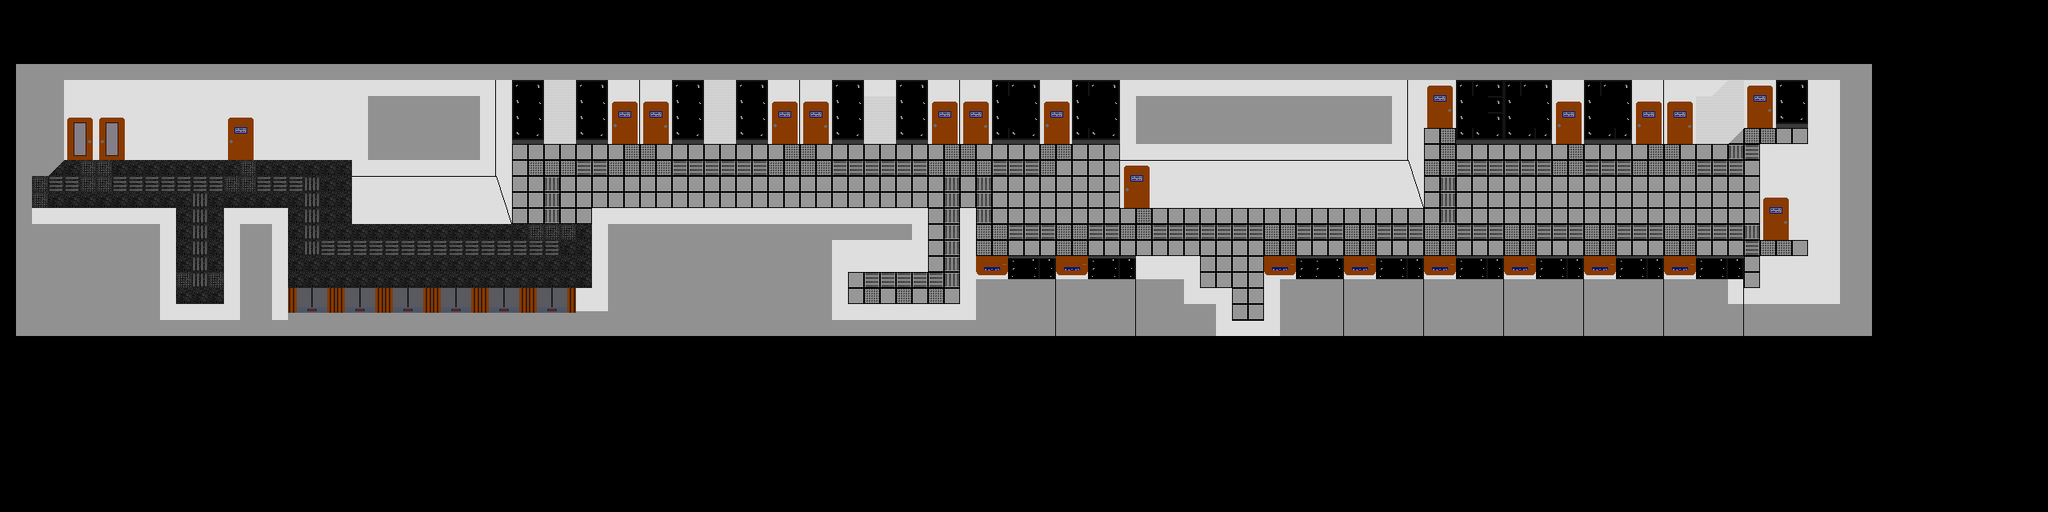

This game map was drawn from its Tiled (.tmx) file and the tilesets committed beside it. A one-line description and the trimmed map source follow:
An orthogonal 128x32 tile map with 20x20 px tiles, 3 tile layers (Ground, Walls, Assets) and 324 objects (16x Item, Spawnpoint).

<map version="1.10" tiledversion="1.10.2" orientation="orthogonal" renderorder="right-down" width="128" height="32" tilewidth="20" tileheight="20" infinite="0" nextlayerid="16" nextobjectid="1345">
 <tileset firstgid="1" source="Emaptale.tsx" />
 <layer id="2" name="Ground" width="128" height="32">
  <data>[4096 cells, 598 non-empty, 3 distinct tile ids]</data>
 </layer>
 <layer id="1" name="Walls" width="128" height="32">
  <data>[4096 cells, 1414 non-empty, 35 distinct tile ids]</data>
 </layer>
 <layer id="3" name="Assets" width="128" height="32">
  <data>[4096 cells, 381 non-empty, 40 distinct tile ids]</data>
 </layer>
 <objectgroup id="4" name="WallsColider" opacity="0.9" offsetx="0" offsety="3">
  <object id="22" x="59.0522" y="144.5" width="401.191" height="30.9091" />
  <object id="23" x="440.055" y="177.125" width="19.3091" height="77.491" />
  <object id="24" x="459.017" y="239.039" width="160.841" height="15.5611" />
  <object id="25" x="619.309" y="119.5" width="19.8817" height="135.094" />
  <object id="28" x="639" y="123" width="764.727" height="31.5" />
  <object id="29" x="1400" y="120" width="20" height="78.3632" />
  <object id="32" x="1759.5" y="114.25" width="19" height="83.9375" />
  <object id="33" x="1778.63" y="113.5" width="41.4375" height="18.5" />
  <object id="34" x="1820" y="114" width="338.5" height="41.5" />
  <object id="35" x="2181.25" y="108" width="117.25" height="27.9091" />
  <object id="37" x="2262" y="129.159" width="21.75" height="52.0909" />
  <object id="39" x="2260" y="268" width="20" height="69.5" />
  <object id="40" x="2201" y="319" width="59.8182" height="41.75" />
  <object id="41" x="2178.45" y="358.875" width="24.2727" height="18.625" />
  <object id="45" x="1580" y="320" height="1" />
  <object id="47" x="1532.41" y="399.682" width="56.4545" height="4.5" />
  <object id="51" x="1494.55" y="360.386" width="44.9545" height="39.4545" />
  <object id="52" x="1220.5" y="318.591" width="278.5" height="47.1818" />
  <object id="53" x="1200" y="259.5" width="18.5" height="139" />
  <object id="54" x="740.75" y="258.5" width="416.148" height="54.6667" />
  <object id="55" x="1039.25" y="314.061" width="20" height="84.9394" />
  <object id="56" x="1053.75" y="378.736" width="157" height="20.1522" />
  <object id="59" x="740.75" y="314.083" width="20.5" height="75.6667" />
  <object id="64" x="280.5" y="259.864" width="80" height="138.636" />
  <object id="65" x="216.625" y="378.409" width="66.375" height="19.5909" />
  <object id="66" x="22" y="168" width="18" height="114.5" />
  <object id="67" x="37" y="259.86" width="182.5" height="136.955" />
  <object id="451" x="2021.14" y="221.368" width="177.918" height="25.8835" />
  <object id="452" x="2199.67" y="178.375" width="83.7803" height="97.2465" />
  <object id="454" x="1580" y="318.59" width="22.3333" height="80.4606" />
  <object id="455" x="1601.25" y="318.59" width="577.75" height="54.0833" />
  <object id="458" x="356.625" y="359.182" width="386.875" height="38.8182" />
  <object id="464" x="40.5" y="175.25" width="19.5" height="16.375" />
  <object id="484" x="1962.13" y="225.61" width="17.1293" height="34.4364" />
  <object id="485" x="1981.06" y="225.616" width="15.498" height="34.4526" />
  <object id="527" x="638.682" y="152.64" width="115.682" height="11.36" />
  <object id="547" x="847.273" y="152.636" width="89.6364" height="11.3636" />
  <object id="555" x="1400.05" y="198" width="378.442" height="36.75" />
  <object id="825" x="47.9375" y="191.656" width="9.71875" height="5.71875" />
  <object id="835" x="1872.45" y="155.273" width="14.3636" height="4.09091" />
  <object id="836" x="1913.22" y="210.502" width="13.1287" height="0.502923" />
  <object id="837" x="1047.03" y="152.632" width="89.6364" height="11.3636" />
  <object id="1221" x="1900.33" y="240.811" width="29.1042" height="0.455556" />
  <object id="1226" x="1913.31" y="271.999" width="13.1287" height="0.502923" />
  <object id="1236" x="1322.31" y="222.298" width="13.0037" height="0.455556" />
  <object id="1239" x="1385.84" y="154.812" width="14.1989" height="9.18178" />
  <object id="1242" x="1313.19" y="190.377" width="33.0852" height="0.424798" />
  <object id="1243" x="1313.36" y="258.528" width="33.8162" height="0.502923" />
  <object id="1244" x="1384.43" y="208.555" width="15.625" height="26.1989" />
  <object id="1245" x="1242.04" y="206.927" width="36.2906" height="30.4642" />
  <object id="1246" x="348.292" y="175.496" width="8.93803" height="9.18178" />
  <object id="1248" x="432.795" y="210.136" width="6.76976" height="4.6818" />
  <object id="1249" x="912.569" y="252.569" width="8.96442" height="4.95652" />
  <object id="1250" x="978.49" y="252.517" width="9.96442" height="4.95652" />
  <object id="1251" x="943.255" y="222.472" width="13.5897" height="0.627223" />
  <object id="1252" x="1130.89" y="244.273" width="26.0469" height="14.9148" />
  <object id="1310" x="1448.21" y="234.972" width="306.949" height="9.18178" />
  <object id="1342" x="640" y="199.818" width="17.2727" height="1.74747" />
 </objectgroup>
 <objectgroup id="10" name="NotRectWallsColiders">
  <object id="488" x="60.1958" y="190.909">
   <polygon points="0,0 17.6048,-18.5888 17.3692,-36.2661 -4.96343,-14.7371" />
  </object>
  <object id="512" gid="76" x="740" y="187.63" width="20" height="20" />
  <object id="513" gid="75" x="720" y="187.63" width="20" height="20" />
  <object id="516" gid="46" x="740" y="167.63" width="20" height="20" />
  <object id="517" gid="45" x="720" y="167.63" width="20" height="20" />
  </objectgroup>
 <objectgroup id="14" name="Interactions">
  <!-- 39 objects omitted --></objectgroup>
 <objectgroup id="15" name="Boss">
  <properties>
   <property name="boss" value="Soledad" />
  </properties>
  <!-- 23 objects omitted --></objectgroup>
 <objectgroup id="15" name="Camacho">
  <!-- 18 objects omitted --></objectgroup>
 <objectgroup id="16" name="Objs">
  <!-- 17 objects omitted --></objectgroup>
 <objectgroup id="15" name="Spawnpoint">
  <!-- 1 objects omitted --></objectgroup>
</map>
<!-- 261 of 324 objects omitted -->